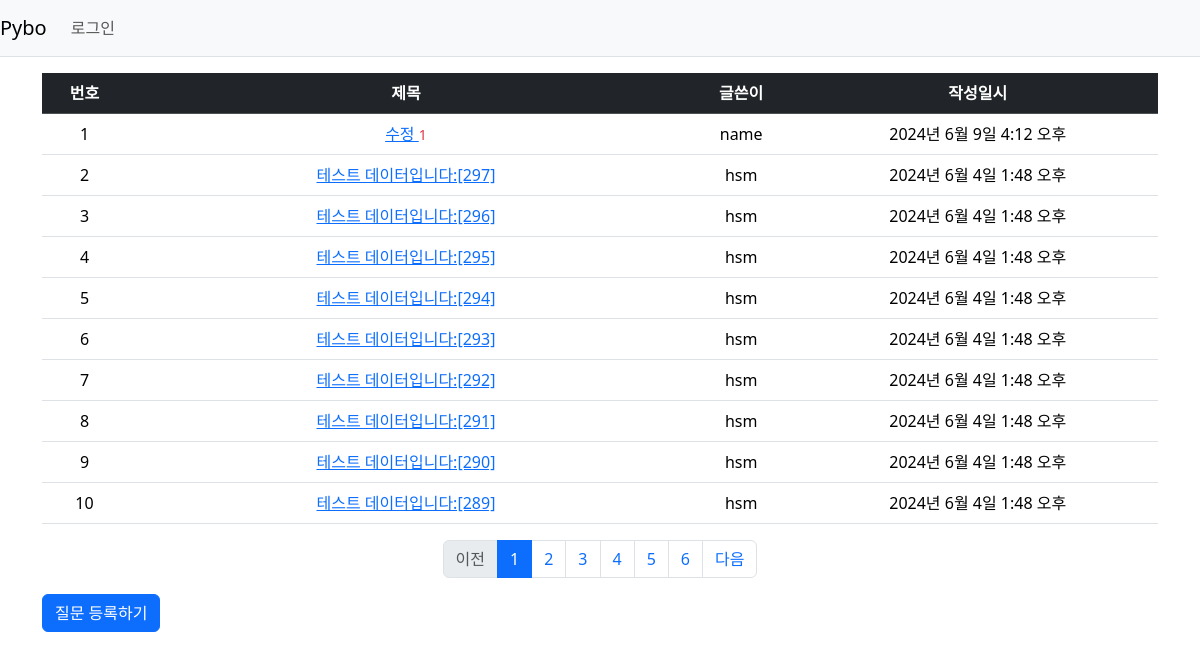
Screenshot of /pybo/ with the database file from the repository.
### pybo/models.py (models this page shows, shortened)
class Question(models.Model):
    author = models.ForeignKey(User, on_delete=models.CASCADE)
    subject = models.CharField(max_length=200)
    modify_date = models.DateTimeField(null=True, blank=True)
    content = models.TextField()
    create_date = models.DateTimeField()

### pybo/views.py (the view)
# urls.py: path('', views.index, name='index'),
def index(request):
    page = request.GET.get('page',1)
    question_list = Question.objects.order_by('-create_date')
    paginator = Paginator(question_list, 10)
    page_obj = paginator.get_page(page)
    context = {'question_list':page_obj}
    return render(request, 'pybo/question_list.html', context)

### templates/pybo/question_list.html
{% extends 'base.html' %}
{% block content %}
<div class="container my-3">
    <table class="table">
        <thead>
        <tr class="text-center table-dark">
            <th>번호</th>
            <th style="width:50%">제목</th>
            <th>글쓴이</th>
            <th>작성일시</th>
        </tr>
        </thead>
        <tbody>
        {% if question_list %}
        {% for question in question_list %}
        <tr class="text-center">
            <td>{{ forloop.counter }}</td>
            <td class="text-left">
                <a href="{% url 'pybo:detail' question.id %}">
                    {{ question.subject }}
                </a>
                {% if question.answer_set.count > 0 %}
                <span class="text-danger small ml-2">
                    {{ question.answer_set.count }}
                </span>
                {% endif %}
            </td>
            <td>{{ question.author.username }}</td>
            <td>{{ question.create_date }}</td>
        </tr>
        {% endfor%}
        {% else %}
        <tr>
            <td colspan="3">질문이 없습니다.</td>
        </tr>
        {% endif %}
        </tbody>
    </table>
    <ul class="pagination justify-content-center">
        {% if question_list.has_previous %}
        <li class="page-item">
            <a class="page-link"
               href="?page={{ question_list.previous_page_number }}">
                이전
            </a>
        </li>
        {% else %}
        <li class="page-item disabled">
            <a class="page-link" tabindex="-1" aria-disabled="true" href="#">
                이전
            </a>
        </li>
        {% endif %}
        {% for page_number in question_list.paginator.page_range %}
        {% if page_number >= question_list.number|add:-5 and page_number <= question_list.number|add:5 %}
            {% if page_number == question_list.number %}
            <li class="page-item active" aria-current="page">
                <a class="page-link" href="?page={{ page_number }}">
                    {{ page_number }}
                </a>
            </li>
            {% else %}
            <li class="page-item">
                <a class="page-link" href="?page={{ page_number }}">
                    {{ page_number }}
                </a>
            </li>
            {% endif %}
        {% endif %}
        {% endfor %}
        {% if question_list.has_next %}
        <li class="page-item">
            <a class="page-link"
               href="?page={{ question_list.next_page_number }}">
                다음
            </a>
        </li>
        {% else %}
        <li class="page-item disabled">
            <a class="page-link" tabindex="-1" aria-disabled="true" href="#">
                다음
            </a>
        </li>
        {% endif %}
    </ul>
    <a href="{% url 'pybo:question_create' %}" class="btn btn-primary">
        질문 등록하기
    </a>
</div>
{% endblock %}

### templates/base.html (shortened to what this page needs)
{% load static %}
<!DOCTYPE html>
<html lang="ko">
<head>
    <link rel="stylesheet" type="text/css" href="{% static 'bootstrap.min.css' %}">
    <link rel="stylesheet" type="text/css" href="{% static 'style.css' %}">
</head>
<body>
{% include "navbar.html" %}
{% block content %}
{% endblock %}
</body>
</html>

### templates/navbar.html (shortened to what this page needs)
<nav class="navbar navbar-expand-lg navbar-light bg-light border-bottom">
  <a class="navbar-brand" href="{% url 'pybo:index' %}">Pybo</a>
  <div class="collapse navbar-collapse flex-grow-0" id="navbarNav">
    <ul class="navbar-nav">
      <li class="nav-item">
        {% if user.is_authenticated %}
        <a class="nav-link" href="{% url 'common:logout' %}">
          {{ user.username }} (로그아웃)
        </a>
        {% else %}
        <a class="nav-link" href="{% url 'common:login' %}">로그인</a>
        {% endif %}
      </li>
    </ul>
  </div>
</nav>

### rows the page displays
Question: subject "수정", answer_set.count "1", author.username "name", create_date "2024년 6월 9일 4:12 오후"
Question: subject "테스트 데이터입니다:[297]", author.username "hsm", create_date "2024년 6월 4일 1:48 오후"
Question: subject "테스트 데이터입니다:[296]", author.username "hsm", create_date "2024년 6월 4일 1:48 오후"
Question: subject "테스트 데이터입니다:[295]", author.username "hsm", create_date "2024년 6월 4일 1:48 오후"
Question: subject "테스트 데이터입니다:[294]", author.username "hsm", create_date "2024년 6월 4일 1:48 오후"
Question: subject "테스트 데이터입니다:[293]", author.username "hsm", create_date "2024년 6월 4일 1:48 오후"
Question: subject "테스트 데이터입니다:[292]", author.username "hsm", create_date "2024년 6월 4일 1:48 오후"
Question: subject "테스트 데이터입니다:[291]", author.username "hsm", create_date "2024년 6월 4일 1:48 오후"
Question: subject "테스트 데이터입니다:[290]", author.username "hsm", create_date "2024년 6월 4일 1:48 오후"
Question: subject "테스트 데이터입니다:[289]", author.username "hsm", create_date "2024년 6월 4일 1:48 오후"

### other values shown
{{ page_number }} "1"
{{ page_number }} "2" "3" "4" "5" "6"
